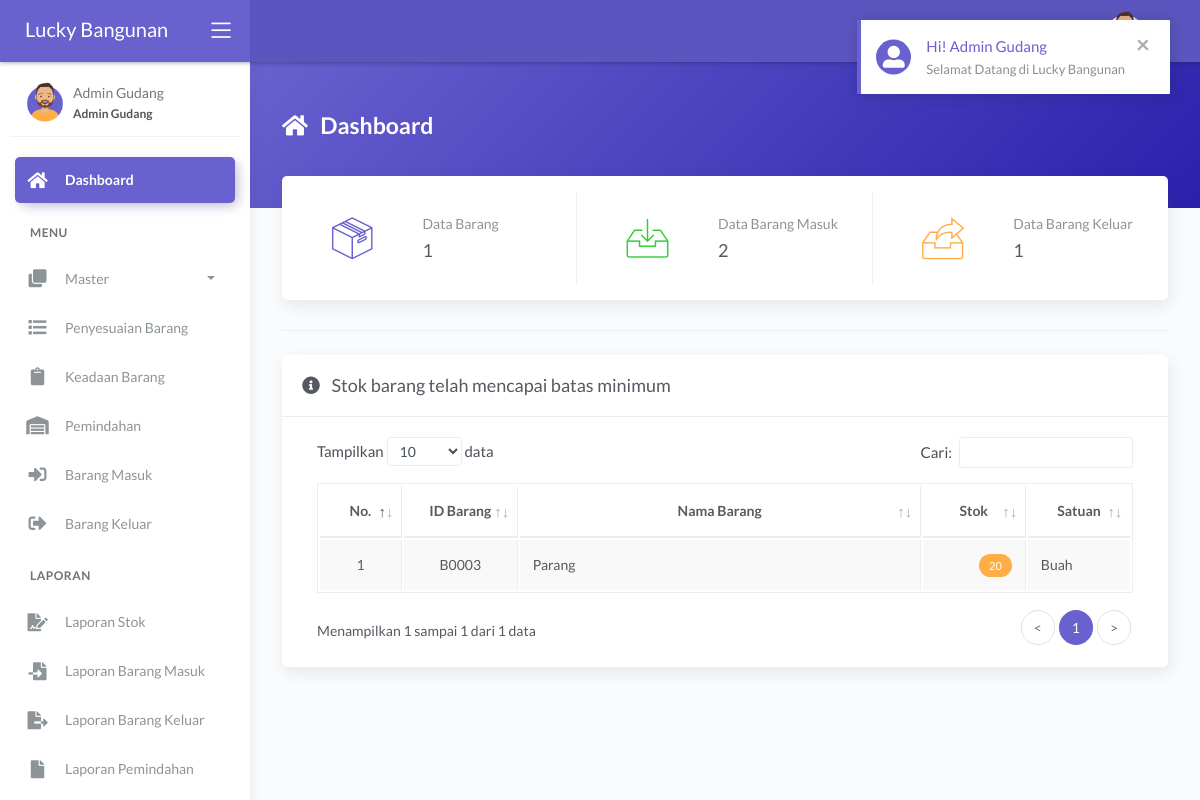
The page /main.php?module=dashboard&pesan=1 (signed in) on the database its author committed.
### tables this page shows
CREATE TABLE `tbl_barang` (
  `id_barang` varchar(5) NOT NULL,
  `nama_barang` varchar(100) NOT NULL,
  `harga` int(11) DEFAULT NULL,
  `harga_jual` int(11) DEFAULT NULL,
  `stok_minimum` int(11) NOT NULL,
  `stok` int(11) NOT NULL DEFAULT 0,
  `satuan` int(11) NOT NULL,
  `foto` varchar(100) DEFAULT NULL
);

CREATE TABLE `tbl_satuan` (
  `id_satuan` int(11) NOT NULL,
  `nama_satuan` varchar(30) NOT NULL
);

### modules/dashboard/tampil_data.php (the view)
<?php
if (basename($_SERVER['PHP_SELF']) === basename(__FILE__)) {
  header('location: 404.html');
}
else {
  if (isset($_GET['pesan'])) {
    if ($_GET['pesan'] == 1) {
      echo '<div class="alert alert-notify alert-secondary alert-dismissible fade show" role="alert">
              <span data-notify="icon" class="fas fa-user-alt"></span>
              <span data-notify="title" class="text-secondary">Hi! ' . $_SESSION['nama_user'] . '</span>
              <span data-notify="message">Selamat Datang di Lucky Bangunan</span>
              <button type="button" class="close" data-dismiss="alert" aria-label="Close">
                <span aria-hidden="true">&times;</span>
              </button>
            </div>';
    }
  }
?>
  <div class="panel-header bg-secondary-gradient">
    <div class="page-inner py-5">
      <div class="d-flex align-items-left align-items-md-top flex-column flex-md-row">
        <div class="page-header text-white">
          <h4 class="page-title text-white"><i class="fas fa-home mr-2"></i> Dashboard</h4>
        </div>
      </div>
    </div>
  </div>
  <div class="page-inner mt--5">
    <div class="row row-card-no-pd mt--2">
      <div class="col-sm-12 col-md-4">
        <div class="card card-stats card-round">
          <div class="card-body ">
            <div class="row">
              <div class="col-5">
                <div class="icon-big2 text-center">
                  <i class="flaticon-box-2 text-secondary"></i>
                </div>
              </div>
              <div class="col-7 col-stats">
                <div class="numbers">
                  <p class="card-category">Data Barang</p>
                  <?php
                  $query = mysqli_query($mysqli, "SELECT * FROM tbl_barang")
                                                  or die('Ada kesalahan pada query jumlah data barang : ' . mysqli_error($mysqli));
                  $jumlah_barang = mysqli_num_rows($query);
                  ?>
                  <h4 class="card-title"><?php echo number_format($jumlah_barang, 0, '', '.'); ?></h4>
                </div>
              </div>
            </div>
          </div>
        </div>
      </div>
      <div class="col-sm-12 col-md-4">
        <div class="card card-stats card-round">
          <div class="card-body ">
            <div class="row">
              <div class="col-5">
                <div class="icon-big2 text-center">
                  <i class="flaticon-inbox text-success"></i>
                </div>
              </div>
              <div class="col-7 col-stats">
                <div class="numbers">
                  <p class="card-category">Data Barang Masuk</p>
                  <?php
                  $query = mysqli_query($mysqli, "SELECT * FROM tbl_barang_masuk")
                                                  or die('Ada kesalahan pada query jumlah data barang masuk : ' . mysqli_error($mysqli));
                  $jumlah_barang_masuk = mysqli_num_rows($query);
                  ?>
                  <h4 class="card-title"><?php echo number_format($jumlah_barang_masuk, 0, '', '.'); ?></h4>
                </div>
              </div>
            </div>
          </div>
        </div>
      </div>
      <div class="col-sm-12 col-md-4">
        <div class="card card-stats card-round">
          <div class="card-body">
            <div class="row">
              <div class="col-5">
                <div class="icon-big2 text-center">
                  <i class="flaticon-archive text-warning"></i>
                </div>
              </div>
              <div class="col-7 col-stats">
                <div class="numbers">
                  <p class="card-category">Data Barang Keluar</p>
                  <?php
                  $query = mysqli_query($mysqli, "SELECT * FROM tbl_barang_keluar")
                                                  or die('Ada kesalahan pada query jumlah data barang keluar : ' . mysqli_error($mysqli));
                  $jumlah_barang_keluar = mysqli_num_rows($query);
                  ?>
                  <h4 class="card-title"><?php echo number_format($jumlah_barang_keluar, 0, '', '.'); ?></h4>
                </div>
              </div>
            </div>
          </div>
        </div>
      </div>
    </div>
      <hr class="mt-1 pb-2">
    <?php } ?>
    <div class="card">
      <div class="card-header">
        <div class="card-title"><i class="fas fa-info-circle mr-2"></i> Stok barang telah mencapai batas minimum</div>
      </div>
      <div class="card-body">
        <div class="table-responsive">
          <table id="basic-datatables" class="display table table-bordered table-striped table-hover">
            <thead>
              <tr>
                <th class="text-center">No.</th>
                <th class="text-center">ID Barang</th>
                <th class="text-center">Nama Barang</th>
                <th class="text-center">Stok</th>
                <th class="text-center">Satuan</th>
              </tr>
            </thead>
            <tbody>
              <?php
              $no = 1;
              $query = mysqli_query($mysqli, "SELECT a.id_barang, a.nama_barang, a.stok_minimum, a.stok, a.satuan, b.nama_satuan
                                              FROM tbl_barang as a INNER JOIN tbl_satuan as b
                                              ON a.satuan=b.id_satuan
                                              WHERE a.stok<=a.stok_minimum ORDER BY a.id_barang ASC")
                                              or die('Ada kesalahan pada query tampil data : ' . mysqli_error($mysqli));
              while ($data = mysqli_fetch_assoc($query)) { ?>
                <tr>
                  <td width="50" class="text-center"><?php echo $no++; ?></td>
                  <td width="80" class="text-center"><?php echo $data['id_barang']; ?></td>
                  <td width="350"><?php echo $data['nama_barang']; ?></td>
                  <td width="70" class="text-right"><span class="badge badge-warning"><?php echo $data['stok']; ?></span></td>
                  <td width="70"><?php echo $data['nama_satuan']; ?></td>
                </tr>
              <?php } ?>
            </tbody>
          </table>
        </div>
      </div>
    </div>
  </div>

### rows shown on the page
tbl_barang: id_barang "B0003", nama_barang "Parang", stok "20", satuan.nama_satuan "Buah"

### other values the page prints
$_SESSION['nama_user'] "Admin Gudang"
$_SESSION['hak_akses'] "Admin Gudang"
$jumlah_barang "1"
$jumlah_barang_masuk "2"
$jumlah_barang_keluar "1"
